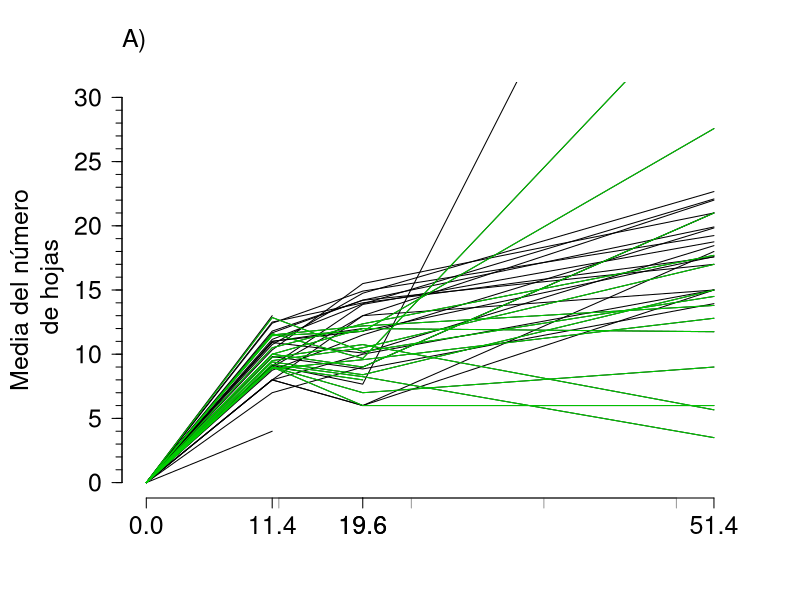
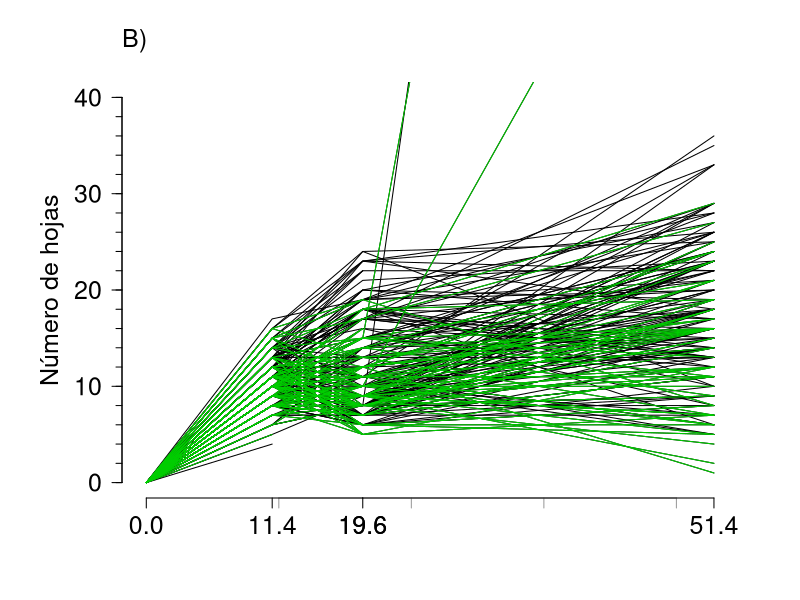
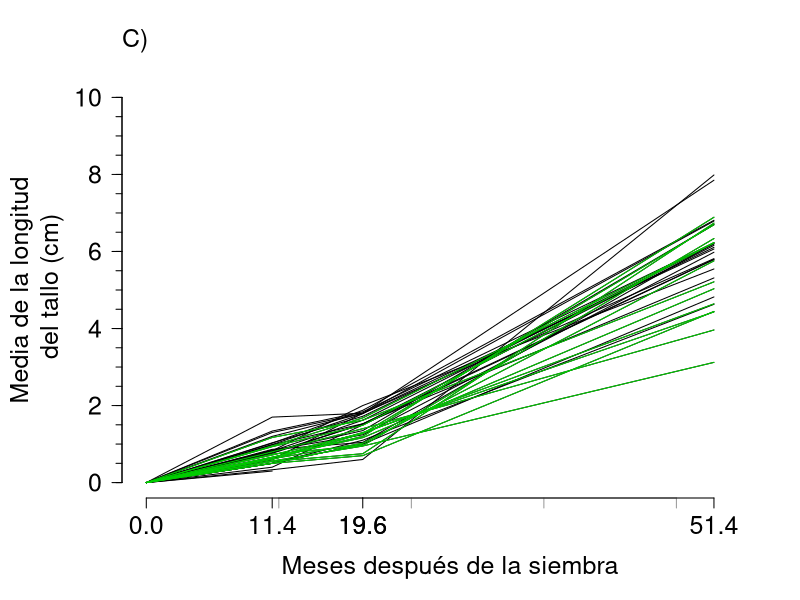
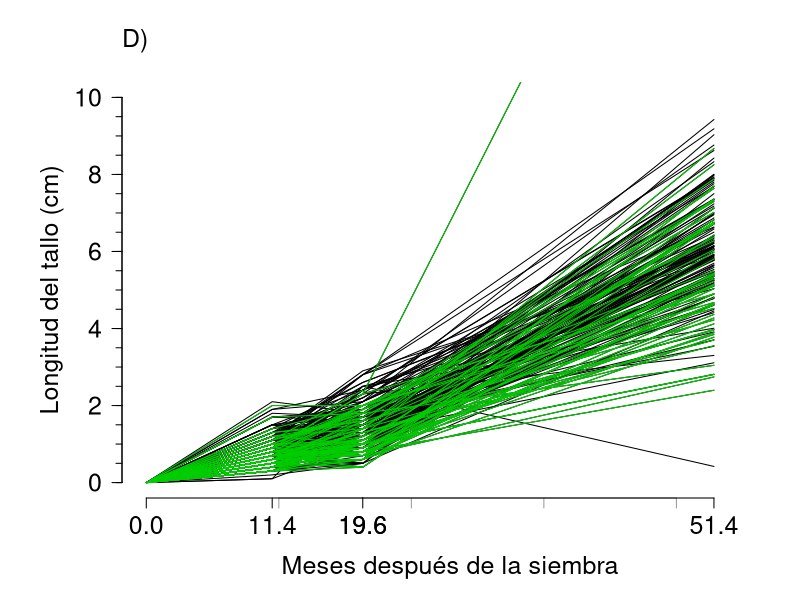
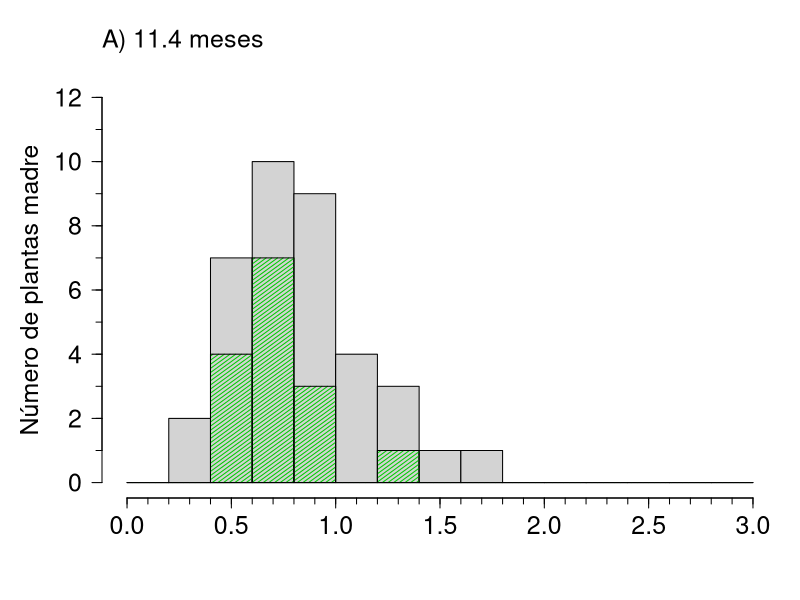
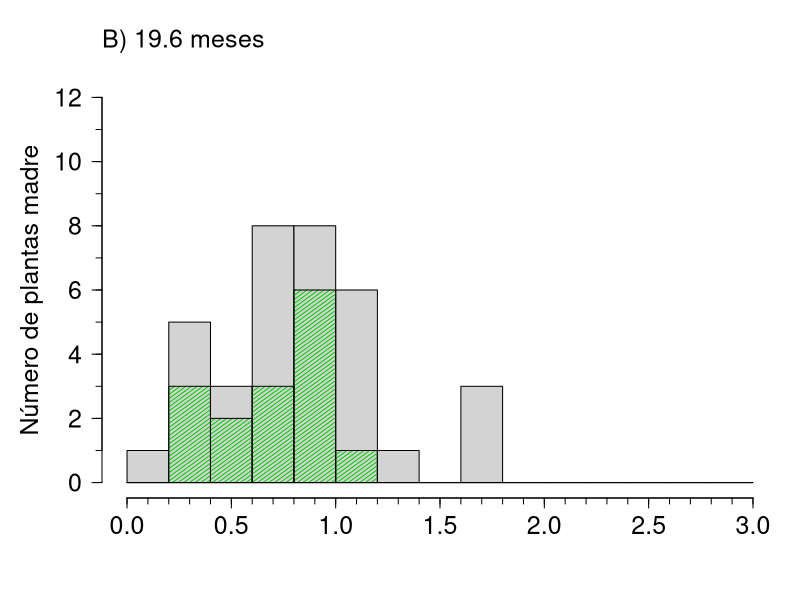
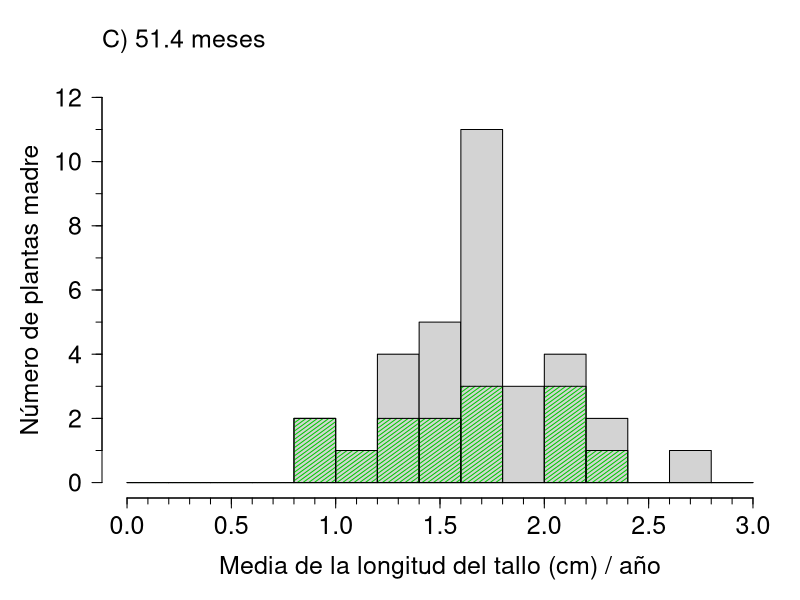
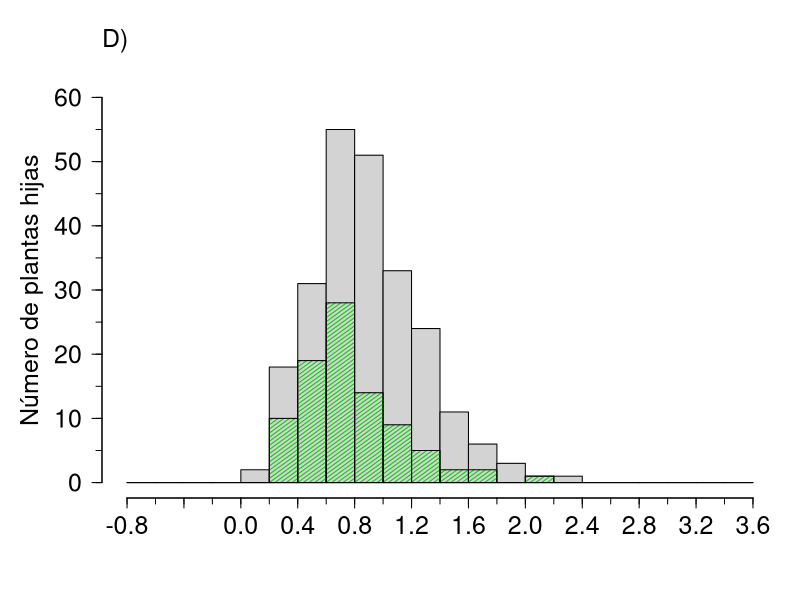

R code for these plots, in order: (Note: this script raises an error after producing the figures.)
################################################################################################################
#################################################################################################################
#################################################################################################################

##### TASA DE CRECIMIENTO DE LA PROGENIE DE LAS PLANTAS MADRE#######

#################################################################################################################
#################################################################################################################
#################################################################################################################

#INTRODUCCIÓN

#Descripción de las variables de crecimiento y su tasa de crecimiento en términos de longitud del
#tallo en frailejones a cuatro años después de su siembra en un jardín común

#REQUERIMIENTOS

#"PhenotypicDataProgeny_Quebradas_2020Marzo.csv", datos fenotípicos de la progenie a 11.4 meses después de la
#siembra

#"PhenotypicDataProgeny_Quebradas_2020Octubre.csv", datos fenotípicos de la progenie a 19.6 meses después de la
#siembra

#"PhenotypicDataProgeny_Quebradas_2023Junio.csv", datos fenotípicos de la progenie a 51.4 meses después de la
#siembra

#"PhenotypicGroupAssignment_2023septiembre08_120644.csv", datos de la clasificación de los grupos según
#morfología para las plantas madres + 307 especímenes usados en Pineda et al. (2020)

#CONTENIDO

# 1) Datos preliminares: Carga de librerías y lectura de datos

# 2) Seleccionar las variables a usar en cada tabla

# 3) Crear marco de datos del crecimiento

# 4) Examinar el crecimiento

# 5) Tasa de crecimiento en términos de la pendiente de la longitud del tallo por año

#################################################################################################################
#################################################################################################################
#################################################################################################################


#################################################################################################################
#################################################################################################################
# 1) Datos preliminares: Carga de librerías y lectura de datos
#################################################################################################################
#################################################################################################################

#################################################################################################################
# 1.1) Librerías.

library(tidyverse) #limpiar y organizar datos

# Seleccionar directorio de trabajo
# Seleccionar el directorio de trabajo 
project_dir <- "C:/Users/dmaba/OneDrive - Universidad Nacional de Colombia/PROYECTO JARDÍN COMUN/Jardin_comun" # Diana's directory

# Define sub directories
data_path <- file.path(project_dir, "Progenie", "datos") # data file
figures_path <- file.path(project_dir, "Progenie", "Figuras") # figures file
datos_crecimiento_path <- file.path(project_dir, "Progenie", "Crecimiento", "datos")
setwd(data_path)

#################################################################################################################
# 1.2)leer las tablas

# Leer datos fenotípicos de la progenie a 11.4 meses después de la siembra
datos.fenotipicos.marzo <-
  read.table(
    "PhenotypicDataProgeny_Quebradas_2020Marzo.csv",
    header = T,
    sep = ","
  )
summary(datos.fenotipicos.marzo)
head(datos.fenotipicos.marzo)
dim(datos.fenotipicos.marzo)# 250 plantas hijas sembradas y 26 variables

# Leer datos fenotípicos de la progenie a 19.6 meses después de la siembra
datos.fenotipicos.octubre <-
  read.table(
    "PhenotypicDataProgeny_Quebradas_2020Octubre.csv",
    header = T,
    sep = ","
  )
summary(datos.fenotipicos.octubre)
head(datos.fenotipicos.octubre)
dim(datos.fenotipicos.octubre)# 250 plantas hijas sembradas y 33 variables

# Leer datos fenotípicos de la progenie a 51.4 meses después de la siembra
datos.fenotipicos.junio <-
  read.table(
    "PhenotypicDataProgeny_Quebradas_2023Junio.csv",
    header = T,
    sep = ","
  )
summary(datos.fenotipicos.junio)
head(datos.fenotipicos.junio)
dim(datos.fenotipicos.junio)# 180 plantas hijas sembradas y 29 variables

# directorio de los datos fenotípicos según su morfología:

setwd(file.path(project_dir, "Especimenes","datos"))

phenotypic.group.assignment <-
  read.table(
    "PhenotypicGroupAssignment_2023septiembre08_120644.csv",
    header = T,
    sep = ","
  )
summary(phenotypic.group.assignment)
head(phenotypic.group.assignment)
dim(phenotypic.group.assignment)

#################################################################################################################
#################################################################################################################
# 2) Seleccionar las variables a usar en cada tabla
#################################################################################################################
#################################################################################################################

#################################################################################################################
# 2.1) Subconjunto de los datos fenotípicos de la progenie a 11.4 meses después de la siembra (marzo de
#      2020)

# Seleccionar las variables para analizar tasa de crecimiento
colnames(datos.fenotipicos.marzo)
datos.fenotipicos.marzo.selected <- datos.fenotipicos.marzo %>%
  unite("nombre.progenie", c(Bandeja, Fila, Columna)) %>%
  select(
    Número.colección.planta.madre,
    nombre.progenie,
    Longitud.tallo..cm.,
    Número.de.hojas
  ) %>%
  mutate(
    Número.colección.planta.madre = as.numeric(Número.colección.planta.madre),
    tiempo = 11.4
  )
head(datos.fenotipicos.marzo.selected)

# Remover plantas de la progenie sin madre asignada o datos faltantes
unique(datos.fenotipicos.marzo.selected$Número.colección.planta.madre)
length(unique(
  datos.fenotipicos.marzo.selected$Número.colección.planta.madre
))## 38 plantas madres representadas

rows.with.na <-
  unique(which(is.na(datos.fenotipicos.marzo.selected), arr.ind = T)[, 1])
rows.with.na # especímenes con valores NA
length(rows.with.na)# 14 plántulas hijas con NA

# Correr las siguientes líneas en caso de existir NAs
datos.fenotipicos.marzo.selected <-
  datos.fenotipicos.marzo.selected[-rows.with.na, ]
dim(datos.fenotipicos.marzo.selected) # 236 hijas con todos los datos
class(datos.fenotipicos.marzo.selected)
summary(datos.fenotipicos.marzo.selected)
head(datos.fenotipicos.marzo.selected)

length(unique(
  datos.fenotipicos.marzo.selected$Número.colección.planta.madre
))## hay representación de 37 plantas madres
unique(datos.fenotipicos.marzo.selected$Número.colección.planta.madre)##cuáles

#################################################################################################################
# 2.2) Subconjunto de los datos fenotípicos de la progenie a 19.6 meses después de la siembra (octubre de 2020)

# Seleccionar las variables de crecimiento
colnames(datos.fenotipicos.octubre)
datos.fenotipicos.octubre.selected <-
  datos.fenotipicos.octubre %>%
  unite("nombre.progenie", c(Bandeja, Fila, Columna)) %>%
  select(
    Número.colección.planta.madre,
    nombre.progenie,
    Longitud.tallo..cm.,
    Número.de.hojas
  ) %>%
  mutate(
    Número.colección.planta.madre = as.numeric(Número.colección.planta.madre),
    tiempo = 19.6
  )

head(datos.fenotipicos.octubre.selected)

unique(datos.fenotipicos.octubre.selected$Número.colección.planta.madre)
length(unique(
  datos.fenotipicos.octubre.selected$Número.colección.planta.madre
))## 38 plantas madres representadas

# Remover filas sin madre asignada
datos.fenotipicos.octubre.selected <-
  datos.fenotipicos.octubre.selected %>%
  filter(!is.na(Número.colección.planta.madre))

#################################################################################################################
# 2.3) Subconjunto de los datos fenotípicos de la progenie a 51.4 meses después de la siembra (junio de 2023)

# Seleccionar las variables para analizar supervivencia
colnames(datos.fenotipicos.junio)
datos.fenotipicos.junio.selected <- datos.fenotipicos.junio %>%
  unite("nombre.progenie", c(Bandeja, Fila, Columna)) %>%
  select(
    Número.colección.planta.madre,
    nombre.progenie,
    Longitud.tallo..mm.,
    Número.de.hojas
  ) %>%
  mutate(
    Longitud.tallo..cm. = Longitud.tallo..mm. / 10,
    .keep = "unused",
    # Pasar a cm la longitud del tallo
    Número.colección.planta.madre = as.numeric(Número.colección.planta.madre),
    tiempo = 51.4
  )

# Remover filas sin madre asignada
datos.fenotipicos.octubre.selected <-
  datos.fenotipicos.octubre.selected %>%
  filter(!is.na(Número.colección.planta.madre))

head(datos.fenotipicos.junio.selected)

#################################################################################################################
#################################################################################################################
# 3) Crear marco de datos del crecimiento
#################################################################################################################
#################################################################################################################

#################################################################################################################
# 3.1) combinar la tablas

crecimiento <-
  bind_rows(
    datos.fenotipicos.marzo.selected,
    datos.fenotipicos.junio.selected,
    datos.fenotipicos.octubre.selected
  )
View(crecimiento)

crecimiento <-
  crecimiento %>%
  rename(
    Collector.Collection.Number = Número.colección.planta.madre,
    Longitud.tallo = Longitud.tallo..cm.,
    Numero.hojas = Número.de.hojas
  )

# Guardar marco de datos de datos para el crecimiento
# setwd(datos_crecimiento_path)
#
# # #RData
# save(crecimiento,
#   file = paste(
#    "Crecimiento_piloto_",
#    format(Sys.time(), "%Y%B%d_%H%M%S"),
#    ".RData",
#    sep = ""
#   ))

#################################################################################################################
#################################################################################################################
# 4) Examinar el crecimiento
#################################################################################################################
#################################################################################################################

#################################################################################################################
# 4.1)  Examinar el crecimiento de la progenie por el Número de hojas

# Promedio de número de hojas en el tiempo
hojas <- crecimiento %>%
  select(Numero.hojas,
         tiempo,
         nombre.progenie,
         Collector.Collection.Number) %>%
  filter(!is.na(Numero.hojas)) %>%
  mutate(tiempo = tiempo / 12)

# Número de plántulas con hojas contadas
hojas %>%
  group_by(tiempo) %>%
  summarise(n = length(Numero.hojas))
# A tibble: 3 × 2
# tiempo   n
# <dbl> <int>
#  1  0.95  236
# 2  1.63  220
# 3  4.28  175

# Promedio número de hojas y mediana en total
hojas %>%
  summarise (
    promedio = mean(Numero.hojas),
    mediana = median(Numero.hojas),
    desviacion = sd(Numero.hojas)
  )

# promedio mediana desviacion
# 1 12.76545   11  5.613375

# Numero de hojas promedio por tiempo
promedio.hojas.tiempo <-
  hojas %>%
  group_by(tiempo) %>%
  summarise(promedio = mean(Numero.hojas),
            desviacion = sd(Numero.hojas))
hojas %>%
  group_by(tiempo) %>%
  summarise(
    promedio = mean(Numero.hojas),
    desviacion = sd(Numero.hojas),
    minimo = min(Numero.hojas),
    maximo = max(Numero.hojas)
  )
# tiempo promedio desviacion minimo maximo
# <dbl>  <dbl>   <dbl> <int> <int>
# 1  0.95   10.6    2.35   4   17
# 2  1.63   11.6    4.58   5   24
# 3  4.28   17.3    7.16   2   37

# Promedio del número de hojas por planta madre
promedio.hojas.madre <-
  hojas %>%
  group_by(Collector.Collection.Number, tiempo) %>%
  summarise(
    promedio = mean(Numero.hojas),
    desviacion = sd(Numero.hojas),
    mediana = median(Numero.hojas)
  ) %>%
  ungroup()

promedio.hojas.madre %>%
  group_by(tiempo) %>%
  summarise(
    promedio.1 = mean(promedio),
    desviacion = sd(promedio),
    minimo = min(promedio),
    maximo = max(promedio)
  )
# tiempo promedio.1 desviacion minimo maximo
# <dbl>   <dbl>   <dbl> <dbl> <dbl>
#  1  0.95    9.92    1.82  4   13
# 2  1.63   10.9    2.73  6   15.5
# 3  4.28   16.4    4.67  3.5  22.1

# 4.1.1) Gráficas del número de hojas por plantas madre en el tiempo medido
numero.hojas.madre <-
  crecimiento %>%
  select(Collector.Collection.Number,
         Numero.hojas,
         tiempo) %>%
  filter(!is.na(Numero.hojas)) %>%
  group_by(tiempo, Collector.Collection.Number) %>%
  summarise(promedio = list(mean_se(Numero.hojas))) %>%
  unnest(cols = c(promedio))

promedio.numero.hojas.madre <-
  numero.hojas.madre %>%
  select(tiempo, Collector.Collection.Number, y) %>%
  spread(Collector.Collection.Number, y)
dim(promedio.numero.hojas.madre)

tiempo.0 <- data.frame(matrix(0, ncol = 38, nrow = 1))
colnames(tiempo.0) <- colnames(promedio.numero.hojas.madre)

promedio.numero.hojas.madre <-
  bind_rows(tiempo.0,
            promedio.numero.hojas.madre)
head(promedio.numero.hojas.madre)

# subconjunto del número de hojas por plantas madre medido en el tiempo sólo para las plantas asignadas a M3
phenotypic.group.assignment.madres <-
  phenotypic.group.assignment[308:350,]

phenotypic.group.assignment.madres$Collector.Collection.Number <-
  as.numeric(substring(
    phenotypic.group.assignment.madres$Collector.Collection.Number,
    5
  ))


promedio.numero.hojas.madre.m3 <-
  numero.hojas.madre %>%
  select(tiempo, Collector.Collection.Number, y) %>%
  inner_join(phenotypic.group.assignment.madres[, c(2,6)], by= "Collector.Collection.Number") %>% 
  filter(Phenotypic.Group == 3)
  
promedio.numero.hojas.madre.m3 <-
  promedio.numero.hojas.madre.m3 %>% 
  select(tiempo, Collector.Collection.Number, y) %>%
  spread(Collector.Collection.Number, y)
dim(promedio.numero.hojas.madre.m3)

tiempo.0 <- data.frame(matrix(0, ncol = dim(promedio.numero.hojas.madre.m3)[2], nrow = 1))
colnames(tiempo.0) <- colnames(promedio.numero.hojas.madre.m3)

promedio.numero.hojas.madre.m3 <-
  bind_rows(tiempo.0,
            promedio.numero.hojas.madre.m3)
head(promedio.numero.hojas.madre.m3)

# Gráfica Media del número de hojas en el tiempo####
par(mar = c(5, 6, 4, 1) + 0.1)
matplot(
  promedio.numero.hojas.madre$tiempo,
  promedio.numero.hojas.madre[,-1],
  axes = F,
  type = "l",
  lty = 1,
  col = "black",
  main = NA,
  cex.lab = 1.5,
  ylim = c(0, 30),
  xlim = c(0, 55),
  xaxt = "n",
  bty = "n",
  xlab = NA,
  ylab = "Media del número\n de hojas"
)
title(expression("A)"), adj = 0, cex.main = 1.5)
# Eje por año
axis(
  side = 1,
  at = seq(12, 48, 12),
  labels = F,
  col = "gray60"
)
axis(
  side = 1,
  at = c(0, 11.4, 19.6, 51.4),
  labels = T,
  cex.axis = 1.5
)
axis(
  side = 1,
  at = 19.6,
  labels = T,
  cex.axis = 1.5,
  tcl= F
  )
axis(
  side = 2,
  at = seq(0, 30, 5),
  labels = T,
  tcl = -0.5,
  las = 1,
  cex.axis = 1.5
)
axis(
  side = 2,
  at = seq(0, 30, 1),
  labels = F,
  tcl = -0.3
)
#Agregar sólo a las plantas madres asignadas a M3
matplot(
  promedio.numero.hojas.madre.m3$tiempo,
  promedio.numero.hojas.madre.m3[,-1],
  axes = F,
  type = "l",
  lty = 1,
  col = "green3",
  main = NA,
  cex.lab = 1.5,
  ylim = c(0, 30),
  xlim = c(0, 55),
  xaxt = "n",
  bty = "n",
  add= T
)
#################################################################################################################
# 4.1.2) Gráfica del Número hojas por plántula en el tiempo medido

numero.hojas <-
  crecimiento %>%
  select(Numero.hojas,
         tiempo, nombre.progenie) %>%
  filter(!is.na(Numero.hojas)) %>%
  spread(nombre.progenie, Numero.hojas)

dim(numero.hojas) # 238 hojas

tiempo.0 <- data.frame(matrix(0, ncol = 238, nrow = 1))
colnames(tiempo.0) <- colnames(numero.hojas)

numero.hojas <-
  bind_rows(tiempo.0,
            numero.hojas)

head(numero.hojas)

# Solo plantas madre de M3
numero.hojas.madre.m3 <-
  crecimiento %>%
  select(Numero.hojas,
         tiempo, nombre.progenie, Collector.Collection.Number) %>%
  inner_join(phenotypic.group.assignment.madres[, c(2,6)], by= "Collector.Collection.Number") %>%
  filter(Phenotypic.Group == 3) %>% 
  select(Numero.hojas,
         tiempo, nombre.progenie) %>%
  filter(!is.na(Numero.hojas)) %>%
  spread(nombre.progenie, Numero.hojas)

dim(numero.hojas.madre.m3) #  3 93

tiempo.0 <- data.frame(matrix(0, ncol = dim(numero.hojas.madre.m3)[2], nrow = 1))
colnames(tiempo.0) <- colnames(numero.hojas.madre.m3)

numero.hojas.madre.m3 <-
  bind_rows(tiempo.0,
            numero.hojas.madre.m3)

head(numero.hojas.madre.m3)

#Gráfica del número de hojas por plántula en el tiempo:####
par(mar = c(5, 6, 4, 1) + 0.1)
matplot(
  numero.hojas$tiempo,
  numero.hojas[,-1],
  axes = F,
  type = "l",
  main = NA,
  cex.lab = 1.5,
  ylim = c(0, 40),
  xlim = c(0, 55),
  xaxt = "n",
  bty = "n",
  col = "black",
  lty = 1,
  xlab = NA,
  ylab = "Número de hojas"
)
title(expression("B)"), adj = 0, cex.main = 1.5)

# Eje por año
axis(
  side = 1,
  at = seq(12, 48, 12),
  labels = F,
  col = "gray60"
)
axis(
  side = 1,
  at = c(0, 11.4, 19.6, 51.4),
  labels = T,
  cex.axis = 1.5
)
axis(
  side = 1,
  at = 19.6,
  labels = T,
  cex.axis = 1.5,
  tcl = F
)
axis(
  side = 2,
  at = seq(0, 40, 10),
  labels = T,
  tcl = -0.5,
  las = 1,
  cex.axis = 1.5
)
axis(
  side = 2,
  at = seq(0, 40, 2),
  labels = F,
  tcl = -0.3
)
# Agregas datos de número de hojas de la progenie de las plantas madre asignadas a M3
matplot(
  numero.hojas.madre.m3$tiempo,
  numero.hojas.madre.m3[,-1],
  axes = F,
  type = "l",
  main = NA,
  cex.lab = 1.5,
  ylim = c(0, 40),
  xlim = c(0, 55),
  xaxt = "n",
  bty = "n",
  col = "green3",
  lty = 1,
  add= T
)

#################################################################################################################
# 4.2) Examinar el crecimiento de la progenie por la longitud del tallo.

# Promedio de longitud del tallo en el tiempo

tallos <- crecimiento %>%
  select(Longitud.tallo,
         tiempo,
         nombre.progenie,
         Collector.Collection.Number) %>%
  filter(!is.na(Longitud.tallo)) %>%
  mutate(tiempo = tiempo / 12)

# Número de plántulas con longitud de tallos medidas
tallos %>%
  group_by(tiempo) %>%
  summarise(n = length(Longitud.tallo))
# tiempo   n
# <dbl> <int>
#  1  0.95  236
# 2  1.63  220
# 3  4.28  176

# Promedio longitud del tallo y mediana
tallos %>%
  summarise (
    promedio = mean(Longitud.tallo),
    mediana = median(Longitud.tallo),
    desviacion = sd(Longitud.tallo)
  )
# promedio mediana desviacion
# 1 2.47478   1.3  2.346488

# Promedio longitud de tallos y mediana por tiempo
tallos %>%
  group_by(tiempo) %>%
  summarise(
    promedio = mean(Longitud.tallo),
    desviacion = sd(Longitud.tallo),
    minimo = min(Longitud.tallo),
    maximo = max(Longitud.tallo)
  )
# tiempo promedio desviacion minimo maximo
# <dbl>  <dbl>   <dbl> <dbl> <dbl>
#  1  0.95  0.846   0.376  0.1  2.1
# 2  1.63  1.42    0.578  0.3  2.9
# 3  4.28  5.98    1.39  2.40  9.43

#  Longitud de tallo promedio por tiempo
promedio.tallo.tiempo <-
  tallos %>%
  group_by(tiempo) %>%
  summarise(promedio = mean(Longitud.tallo),
            desviacion = sd(Longitud.tallo))
promedio.tallo.tiempo
# tiempo promedio desviacion
# <dbl>  <dbl>   <dbl>
#  1  0.95  0.846   0.376
#  2  1.63  1.42    0.578
#  3  4.28  5.98    1.39

# Promedio de la longitud del tallo por planta madre
promedio.tallos.madre <-
  tallos %>%
  group_by(Collector.Collection.Number, tiempo) %>%
  summarise(promedio = mean(Longitud.tallo),
            desviacion = sd(Longitud.tallo))

View(promedio.tallos.madre)

promedio.tallos.madre %>%
  group_by(tiempo) %>%
  summarise(
    avg = mean(promedio),
    desviacion = sd(promedio),
    minimo = min(promedio),
    maximo = max(promedio),
    rango = maximo - minimo
  )
# A tibble: 3 × 6
# tiempo   avg desviacion minimo maximo rango
# <dbl> <dbl>      <dbl>  <dbl>  <dbl> <dbl>
#   1   0.95 0.788      0.303   0.3    1.7   1.4 
# 2   1.63 1.38       0.372   0.6    2     1.4 
# 3   4.28 5.83       1.06    3.12   7.99  4.86
 
# 4.2.1) Gráfica del promedio longitud de tallo por planta madre en el tiempo medido

longitud.tallo.madre <-
  crecimiento %>%
  select(Collector.Collection.Number,
         Longitud.tallo,
         tiempo) %>%
  filter(!is.na(Longitud.tallo)) %>%
  group_by(tiempo, Collector.Collection.Number) %>%
  summarise(promedio = list(mean_se(Longitud.tallo))) %>%
  unnest(cols = c(promedio))

promedio.longitud.tallo.madre <-
  longitud.tallo.madre %>%
  select(tiempo, Collector.Collection.Number, y) %>%
  spread(Collector.Collection.Number, y)
dim(promedio.longitud.tallo.madre)

tiempo.0 <- data.frame(matrix(0, ncol = 38, nrow = 1))
colnames(tiempo.0) <- colnames(promedio.longitud.tallo.madre)

promedio.longitud.tallo.madre <-
  bind_rows(tiempo.0,
            promedio.longitud.tallo.madre)

# Longitud del tallo promedio para plantas madre asignadas a M3
longitud.tallo.madre.m3 <-
  crecimiento %>%
  select(Collector.Collection.Number,
         Longitud.tallo,
         tiempo) %>%
  inner_join(phenotypic.group.assignment.madres[, c(2,6)], by= "Collector.Collection.Number") %>%
  filter(Phenotypic.Group == 3) %>% 
  filter(!is.na(Longitud.tallo)) %>%
  group_by(tiempo, Collector.Collection.Number) %>%
  summarise(promedio = list(mean_se(Longitud.tallo))) %>%
  unnest(cols = c(promedio))

promedio.longitud.tallo.madre.m3 <-
  longitud.tallo.madre.m3 %>%
  select(tiempo, Collector.Collection.Number, y) %>%
  spread(Collector.Collection.Number, y)
dim(promedio.longitud.tallo.madre.m3)

tiempo.0 <- data.frame(matrix(0, ncol = dim(promedio.longitud.tallo.madre.m3)[2], nrow = 1))
colnames(tiempo.0) <- colnames(promedio.longitud.tallo.madre.m3)

promedio.longitud.tallo.madre.m3 <-
  bind_rows(tiempo.0,
            promedio.longitud.tallo.madre.m3)

# Gráfica promedio de la longitud del tallo en el tiempo:####
#par(mar=c(5, 4, 4, 2) + 0.1) #valor por defecto
par(mar = c(5, 6, 4, 1) + 0.1)
matplot(
  promedio.longitud.tallo.madre$tiempo,
  promedio.longitud.tallo.madre[,-1],
  axes = F,
  type = "l",
  lty = 1,
  main = NA,
  cex.lab = 1.5,
  ylim = c(0, 10),
  xlim = c(0, 55),
  xaxt = "n",
  bty = "n",
  col = "black",
  xlab = "Meses después de la siembra",
  ylab = "Media de la longitud\n del tallo (cm)"
)
title(expression("C)"), adj = 0, cex.main = 1.5)
# Eje por año
axis(
  side = 1,
  at = seq(12, 48, 12),
  labels = F,
  col = "gray60"
)
axis(
  side = 1,
  at = c(0, 11.4, 19.6, 51.4),
  labels = T,
  cex.axis = 1.5
)
axis(
  side = 1,
  at = 19.6,
  labels = T,
  cex.axis = 1.5,
  tcl = F
)
axis(
  side = 2,
  at = seq(0, 10, 2),
  labels = T,
  tcl = -0.5,
  las = 1,
  cex.axis = 1.5
)
axis(
  side = 2,
  at = seq(0, 10, 0.5),
  labels = F,
  tcl = -0.3
)

matplot(
  promedio.longitud.tallo.madre.m3$tiempo,
  promedio.longitud.tallo.madre.m3[,-1],
  axes = F,
  type = "l",
  lty = 1,
  main = NA,
  cex.lab = 1.5,
  ylim = c(0, 10),
  xlim = c(0, 55),
  xaxt = "n",
  bty = "n",
  col = "green3",
  add = T
)

# 4.2.2) Gráfica longitud de tallo por plántula en el tiempo medido

longitud.tallo <-
  crecimiento %>%
  select(Longitud.tallo,
         tiempo, nombre.progenie) %>%
  filter(!is.na(Longitud.tallo)) %>%
  spread(nombre.progenie, Longitud.tallo)

dim(longitud.tallo)

tiempo.0 <- data.frame(matrix(0, ncol = 238, nrow = 1))
colnames(tiempo.0) <- colnames(longitud.tallo)

longitud.tallo <-
  bind_rows(tiempo.0,
            longitud.tallo)

# Longitud del tallo para la progenie del as plantas madre asignadas a M3
longitud.tallo.m3 <-
  crecimiento %>%
  select(Longitud.tallo,
         tiempo, nombre.progenie, Collector.Collection.Number) %>%
  inner_join(phenotypic.group.assignment.madres[, c(2,6)], by= "Collector.Collection.Number") %>%
  filter(Phenotypic.Group == 3) %>% 
  select(Longitud.tallo,
         tiempo, nombre.progenie) %>%
  filter(!is.na(Longitud.tallo)) %>%
  spread(nombre.progenie, Longitud.tallo)

dim(longitud.tallo.m3)

tiempo.0 <- data.frame(matrix(0, ncol = dim(longitud.tallo.m3)[2], nrow = 1))
colnames(tiempo.0) <- colnames(longitud.tallo.m3)

longitud.tallo.m3 <-
  bind_rows(tiempo.0,
            longitud.tallo.m3)


# Gráfica de la longitud del tallo de las plántulas en el tiempo medido:####
par(mar = c(5, 6, 4, 1) + 0.1)
matplot(
  longitud.tallo$tiempo,
  longitud.tallo[,-1],
  axes = F,
  type = "l",
  lty = 1,
  main = NA,
  cex.lab = 1.5,
  ylim = c(0, 10),
  xlim = c(0, 55),
  xaxt = "n",
  bty = "n",
  col = "black",
  xlab = "Meses después de la siembra",
  ylab = "Longitud del tallo (cm)"
)
title(expression("D)"), adj = 0, cex.main = 1.5)
# Eje por año
axis(
  side = 1,
  at = seq(12, 48, 12),
  labels = F,
  col = "gray60"
)
axis(
  side = 1,
  at = c(0, 11.4, 19.6, 51.4),
  labels = T,
  cex.axis = 1.5
)
axis(
  side = 1,
  at = 19.6,
  labels = T,
  cex.axis = 1.5,
  tcl =F
)
axis(
  side = 2,
  at = seq(0, 10, 2),
  labels = T,
  tcl = -0.5,
  las = 1,
  cex.axis = 1.5
)
axis(
  side = 2,
  at = seq(0, 10, 0.5),
  labels = F,
  tcl = -0.3
)
# Agregar longitud del tallo para la progenie de las plantas madre asignadas a M3
matplot(
  longitud.tallo.m3$tiempo,
  longitud.tallo.m3[,-1],
  axes = F,
  type = "l",
  lty = 1,
  main = NA,
  cex.lab = 1.5,
  ylim = c(0, 10),
  xlim = c(0, 55),
  xaxt = "n",
  bty = "n",
  col = "green3",
  add = T
)

#################################################################################################################
#################################################################################################################
# 5) Tasa de crecimiento en términos de la pendiente de la longitud del tallo por año
#################################################################################################################
#################################################################################################################
# Para cada muestreo existe un delta de la longitud del tallo y un delta de tiempo entre el muestreo anterior.La
#formula de la pendiente sería (tallo 11.4-tallo 0) / (11.4 meses-o meses)

#################################################################################################################
# 5.1) Pendiente del la longitud del tallo por año por planta madre

pendiente.promedio.tallos.madre <-
  promedio.tallos.madre %>%
  group_by(Collector.Collection.Number) %>%
  arrange(tiempo, Collector.Collection.Number) %>%
  mutate(diff.tiempo = tiempo - lag(tiempo, default = 0)) %>%
  mutate(diff.tallos = promedio - lag(promedio, default = 0)) %>%
  mutate(pendiente = diff.tallos / diff.tiempo)

view(pendiente.promedio.tallos.madre)
# Examinar la pendiente por de la longitud del tallo por año por planta madre
pendiente.promedio.tallos.madre %>%
  group_by(tiempo) %>%
  summarise(
    promedio = mean(pendiente),
    desviacion = sd(pendiente),
    mediana = median(pendiente),
    minimo = min(pendiente),
    maximo = max (pendiente)
  )
# tiempo promedio desviacion mediana minimo maximo
# <dbl>  <dbl>   <dbl>  <dbl> <dbl> <dbl>
#  1  0.95  0.829   0.319  0.8  0.316  1.79
#  2  1.63  0.838   0.396  0.806 0.146  1.76
#  3  4.28  1.68    0.395  1.68  0.819  2.79

range(pendiente.promedio.tallos.madre$pendiente)# 0.1463415 2.7871698

# Pendiente por de la longitud del tallo por año por planta madre a 11.4 meses después de la siembra
m.marzo <-
  pendiente.promedio.tallos.madre %>%
  filter(tiempo == "0.95") %>%
  select(pendiente)

m.marzo.m3 <-
  pendiente.promedio.tallos.madre %>%
  inner_join(phenotypic.group.assignment.madres[, c(2,6)], by= "Collector.Collection.Number") %>%
  filter(Phenotypic.Group == 3) %>% 
  filter(tiempo == "0.95") %>%
  select(pendiente)



# Seleccionar directorio de trabajo para guardar figuras
# setwd(figures_path)
# Gráfica de la distribución de la pendiente  de la longitud del tallo por año a 11.4 meses después de la siembra: Fig. S14A
par(mar = c(5, 5, 4, 1) + 0.1)
hist(
  m.marzo$pendiente,
  breaks = seq(0, 3.0, 0.2),
  xlab = NA,
  ylab = "Número de plantas madre",
  main = NA,
  cex.lab = 1.5,
  ylim = c(0, 12),
  xaxt = "n",
  yaxt = "n"
)
title(expression("A) 11.4 meses"), adj = 0, cex.main = 1.5)
axis(
  side = 1,
  at = seq(0, 3, 0.5),
  labels = T,
  tcl = -0.5,
  cex.axis = 1.5
)
axis(
  side = 1,
  at = seq(0, 3, 0.1),
  labels = F,
  tcl = -0.3
)
axis(
  side = 2,
  at = seq(0, 12, 2),
  labels = T,
  tcl = -0.5,
  las = 2,
  cex.axis = 1.5
)
axis(
  side = 2,
  at = 1:12,
  labels = F,
  tcl = -0.3
)

hist(
  m.marzo.m3$pendiente,
  breaks = seq(0, 3.0, 0.2),
  xlab = NA,
  ylab = "Número de plantas madre",
  main = NA,
  cex.lab = 1.5,
  ylim = c(0, 12),
  xaxt = "n",
  yaxt = "n",
  density = 30,
  angle = 36,
  col= "green3",
  border = "black",
  add =T
)

# Pendiente por de la longitud del tallo por año por planta madre a 19.6 meses después de la siembra
m.octubre <-
  pendiente.promedio.tallos.madre %>%
  filter(tiempo == "1.63333333333333") %>%
  select(pendiente)

m.octubre.m3 <-
  pendiente.promedio.tallos.madre %>%
  inner_join(phenotypic.group.assignment.madres[, c(2,6)], by= "Collector.Collection.Number") %>%
  filter(Phenotypic.Group == 3) %>% 
  filter(tiempo == "1.63333333333333") %>%
  select(pendiente)

# Gráfica de la distribución de la pendiente  de la longitud del tallo por año a 19.6 meses después de la
# siembra: Fig. S14B
par(mar = c(5, 5, 4, 1) + 0.1)
hist(
  m.octubre$pendiente,
  breaks = seq(0, 3, 0.2),
  xlab = NA,
  ylab = "Número de plantas madre",
  main = NA,
  cex.lab = 1.5,
  ylim = c(0, 12),
  xaxt = "n",
  yaxt = "n"
)
title(expression("B) 19.6 meses"), adj = 0, cex.main = 1.5)
axis(
  side = 1,
  at = seq(0, 3, 0.5),
  labels = T,
  tcl = -0.5,
  cex.axis = 1.5
)
axis(
  side = 1,
  at = seq(0, 3, 0.1),
  labels = F,
  tcl = -0.3
)
axis(
  side = 2,
  at = seq(0, 12, 2),
  labels = T,
  tcl = -0.5,
  las = 2,
  cex.axis = 1.5
)
axis(
  side = 2,
  at = 1:12,
  labels = F,
  tcl = -0.3
)

hist(
  m.octubre.m3$pendiente,
  breaks = seq(0, 3, 0.2),
  xlab = NA,
  ylab = "Número de plantas madre",
  main = NA,
  cex.lab = 1.5,
  ylim = c(0, 12),
  xaxt = "n",
  yaxt = "n",
  density = 30,
  angle = 36,
  col= "green3",
  border = "black",
  add =T
)

# Pendiente por de la longitud del tallo por año por planta madre a 51.4 meses después de la siembra
m.junio <-
  pendiente.promedio.tallos.madre %>%
  filter(tiempo == "4.28333333333333") %>%
  select(pendiente)

m.junio.m3 <-
  pendiente.promedio.tallos.madre %>%
  inner_join(phenotypic.group.assignment.madres[, c(2,6)], by= "Collector.Collection.Number") %>%
  filter(Phenotypic.Group == 3) %>% 
  filter(tiempo == "4.28333333333333") %>%
  select(pendiente)

# Gráfica de la distribución de la pendiente  de la longitud del tallo por año a 51.4 meses después de la siembra: Fig. S14C
par(mar = c(5, 5, 4, 1) + 0.1)
hist(
  m.junio$pendiente,
  breaks = seq(0, 3.0, 0.2),
  xlab = "Media de la longitud del tallo (cm) / año",
  ylab = "Número de plantas madre",
  main = NA,
  cex.lab = 1.5,
  ylim = c(0, 12),
  xaxt = "n",
  yaxt = "n"
)
title(expression("C) 51.4 meses"), adj = 0, cex.main =1.5)
axis(
  side = 1,
  at = seq(0, 3, 0.5),
  labels = T,
  tcl = -0.5,
  cex.axis = 1.5
)
axis(
  side = 1,
  at = seq(0, 3, 0.1),
  labels = F,
  tcl = -0.3
)
axis(
  side = 2,
  at = seq(0, 12, 2),
  labels = T,
  tcl = -0.5,
  las = 2,
  cex.axis = 1.5
)
axis(
  side = 2,
  at = 1:12,
  labels = F,
  tcl = -0.3
)
hist(
  m.junio.m3$pendiente,
  breaks = seq(0, 3.0, 0.2),
  cex.lab = 1.5,
  ylim = c(0, 12),
  xaxt = "n",
  yaxt = "n",
  density = 30,
  angle = 36,
  col= "green3",
  border = "black",
  add =T
)

#################################################################################################################
# 5.2) Pendiente del la longitud del tallo por año (por plántula)

pendiente.tallos <-
  tallos %>%
  group_by(nombre.progenie) %>%
  arrange(tiempo, nombre.progenie) %>%
  mutate(diff.tiempo = tiempo - lag(tiempo, default = 0)) %>%
  mutate(diff.tallos = Longitud.tallo - lag(Longitud.tallo, default = 0)) %>%
  mutate(pendiente = diff.tallos / diff.tiempo)
View(pendiente.tallos)
range(pendiente.tallos$pendiente)#-0.7317073 3.5121951

pendiente.tallos %>%
  group_by(tiempo) %>%
  summarise(
    promedio = mean(pendiente),
    desviacion = sd(pendiente),
    mediana = median(pendiente),
    minimo = min(pendiente),
    maximo = max(pendiente)
  )
# tiempo promedio desviacion mediana minimo maximo
# <dbl>  <dbl>   <dbl>  <dbl> <dbl> <dbl>
#  1  0.95  0.890   0.396  0.842 0.1c105  2.21
# 2  1.63  0.829   0.732  0.732 -0.732  3.51
# 3  4.28  1.71    0.525  1.69  0.378  2.95

# Pendiente por de la longitud del tallo por año a 11.4 meses después de la siembra
m.plantula.marzo <-
  pendiente.tallos %>%
  filter(tiempo == "0.95") %>%
  select(pendiente)
m.plantula.marzo.m3 <-
  pendiente.tallos %>%
  inner_join(phenotypic.group.assignment.madres[, c(2,6)], by= "Collector.Collection.Number") %>%
  filter(Phenotypic.Group == 3) %>% 
  filter(tiempo == "0.95") %>%
  select(pendiente)
# Gráfica de la distribución de la pendiente  de la longitud del tallo por año a 11.4 meses después de la siembra: Fig. S14D
par(mar = c(5, 5, 4, 1) + 0.1)
hist(
  m.plantula.marzo$pendiente,
  breaks = seq(-0.8, 3.6, 0.2),
  xlab = NA,
  ylab = "Número de plantas hijas",
  main = NA,
  cex.lab = 1.5,
  ylim = c(0, 60),
  xaxt = "n",
  yaxt = "n"
)
title(expression("D)"), adj = 0, cex.main =1.5)
axis(
  side = 1,
  at = seq(-0.8, 3.6, 0.2),
  labels = F,
  tcl = -0.3
)
axis(
  side = 1,
  at = seq(-0.8, 3.6, 0.4),
  labels = T,
  tcl = -0.5,
  cex.axis =1.5
)
axis(
  side = 2,
  at = seq(0, 60, 5),
  labels = F,
  tcl = -0.3
)
axis(
  side = 2,
  at = seq(0, 60, 10),
  labels = T,
  tcl = -0.5,
  las =2,
  cex.axis = 1.5
)
hist(
  m.plantula.marzo.m3$pendiente,
  breaks = seq(-0.8, 3.6, 0.2),
  xlab = NA,
  ylab = "Número de plantas hijas",
  main = NA,
  cex.lab = 1.5,
  ylim = c(0, 60),
  xaxt = "n",
  yaxt = "n",
  density = 30,
  angle = 36,
  col= "green3",
  border = "black",
  add =T
)

# Pendiente por de la longitud del tallo por año a 19.6 meses después de la siembra
m.plantula.octubre <-
  pendiente.tallos %>%
  filter(tiempo == "1.63333333333333") %>%
  select(pendiente)

m.plantula.octubre.m3 <-
  pendiente.tallos %>%
  inner_join(phenotypic.group.assignment.madres[, c(2,6)], by= "Collector.Collection.Number") %>%
  filter(Phenotypic.Group == 3) %>% 
    filter(tiempo =="1.63333333333333") %>%
  select(pendiente)
# Gráfica de la distribución de la pendiente  de la longitud del tallo por año a 19.6 meses después de la siembra: Fig. S14E
par(mar = c(5, 5, 4, 1) + 0.1)
hist(
  m.plantula.octubre$pendiente,
  breaks = seq(-0.8, 3.6, 0.2),
  xlab = NA,
  ylab = "Número de plantas hijas",
  main = NA,
  cex.lab = 1.5,
  ylim = c(0, 60),
  xaxt = "n",
  yaxt = "n"
)
title(expression("E)"), adj = 0, cex.main = 1.5)
axis(
  side = 1,
  at = seq(-0.8, 3.6, 0.2),
  labels = F,
  tcl = -0.3
)
axis(
  side = 1,
  at = seq(-0.8, 3.6, 0.4),
  labels = T,
  tcl = -0.5,
  cex.axis =1.5
)
axis(
  side = 2,
  at = seq(0, 60, 5),
  labels = F,
  tcl = -0.3
)
axis(
  side = 2,
  at = seq(0, 60, 10),
  labels = T,
  tcl = -0.5,
  las =2,
  cex.axis = 1.5
)

hist(
  m.plantula.octubre.m3$pendiente,
  breaks = seq(-0.8, 3.6, 0.2),
  xlab = NA,
  ylab = "Número de plantas hijas",
  main = NA,
  cex.lab = 1.5,
  ylim = c(0, 60),
  xaxt = "n",
  yaxt = "n",
  density = 30,
  angle = 36,
  col= "green3",
  border = "black",
  add =T
)
# Pendiente por de la longitud del tallo por año a 51.4 meses después de la siembra
m.plantula.junio <-
  pendiente.tallos %>%
  filter(tiempo == "4.28333333333333") %>%
  select(pendiente)

m.plantula.junio.m3 <-
  pendiente.tallos %>%
  inner_join(phenotypic.group.assignment.madres[, c(2,6)], by= "Collector.Collection.Number") %>%
  filter(Phenotypic.Group == 3) %>% 
  filter(tiempo== "4.28333333333333") %>%
  select(pendiente)
# Gráfica de la distribución de la pendiente  de la longitud del tallo por año a 51.4 meses después de la
# siembra: Fig. S14F
par(mar = c(5, 5, 4, 1) + 0.1)
hist(
  m.plantula.junio$pendiente,
  breaks = seq(-0.8, 3.6, 0.2),
  xlab = "Longitud del tallo (cm) / año",
  ylab = "Número de plantas hijas",
  main = NA,
  cex.lab = 1.5,
  ylim = c(0, 60),
  xaxt = "n",
  yaxt = "n"
)
title(expression("F)"), adj = 0, cex.main = 1.5)
axis(
  side = 1,
  at = seq(-0.8, 3.6, 0.2),
  labels = F,
  tcl = -0.3
)
axis(
  side = 1,
  at = seq(-0.8, 3.6, 0.4),
  labels = T,
  tcl = -0.5,
  cex.axis =1.5
)
axis(
  side = 2,
  at = seq(0, 60, 5),
  labels = F,
  tcl = -0.3
)
axis(
  side = 2,
  at = seq(0, 60, 10),
  labels = T,
  tcl = -0.5,
  las =2,
  cex.axis = 1.5
)
hist(
  m.plantula.junio.m3$pendiente,
  breaks = seq(-0.8, 3.6, 0.2),
  xlab = "Longitud del tallo (cm) / año",
  ylab = "Número de plantas hijas",
  main = NA,
  cex.lab = 1.5,
  ylim = c(0, 60),
  xaxt = "n",
  yaxt = "n",
  density = 30,
  angle = 36,
  col= "green3",
  border = "black",
  add =T
)
